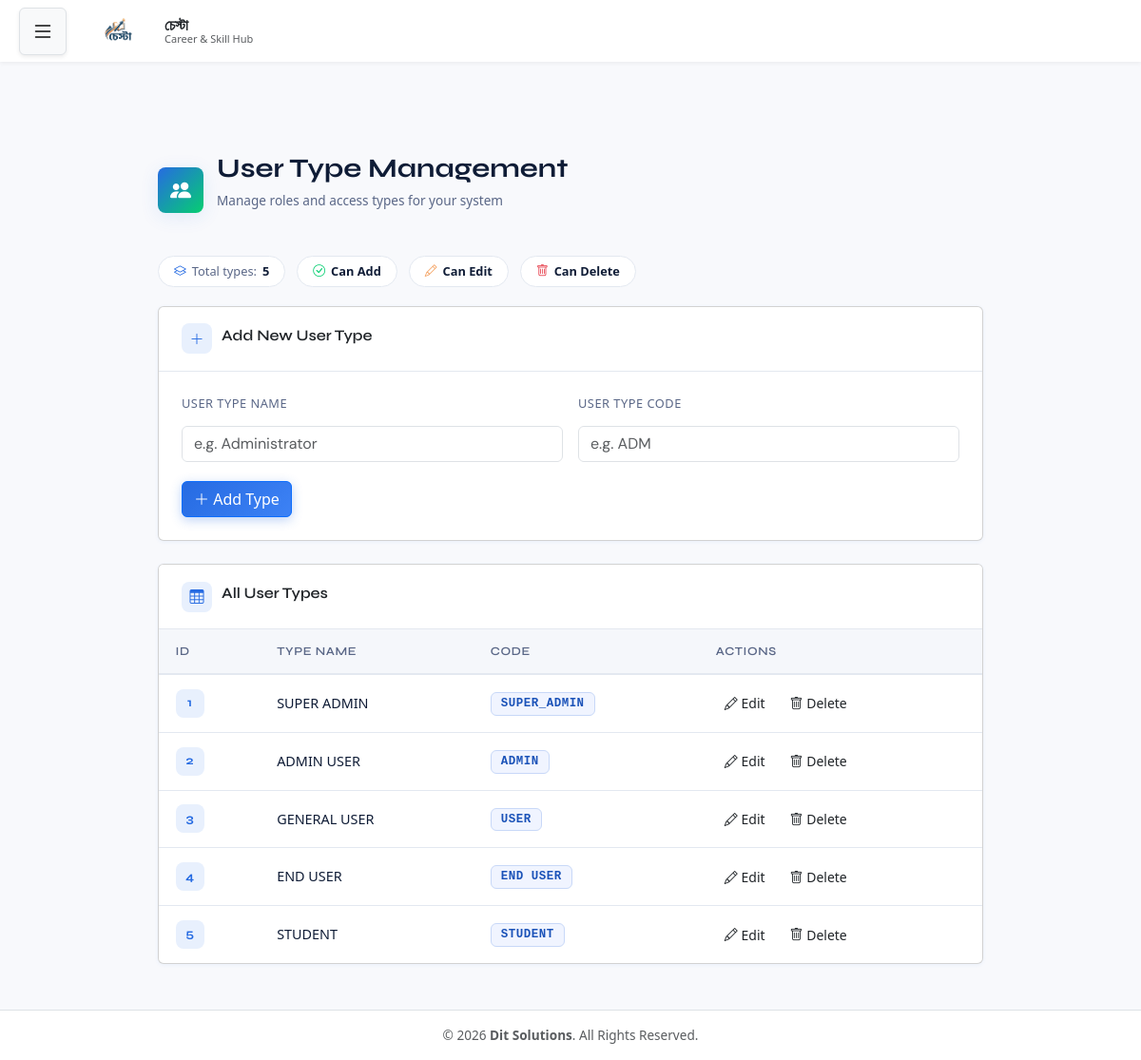
Page /user_type.php (signed in) on the committed database.
### tables this page shows
CREATE TABLE `user_type_info` (
  `USER_TYPE_ID` int(11) NOT NULL,
  `USER_TYPE_NAME` varchar(100) NOT NULL,
  `USER_TYPE_CODE` varchar(50) NOT NULL,
  `ROLE_LEVEL` int(11) NOT NULL
);

### user_type.php (the view, shortened to what this page needs)
<?php
require 'db.php';
$canInsert   = $_SESSION['user']['can_insert'] ?? 0;
$canEdit     = $_SESSION['user']['can_edit'] ?? 0;
$canDelete   = $_SESSION['user']['can_delete'] ?? 0;
$editUserType = null;
$stmt = $pdo->query("SELECT * FROM user_type_info ORDER BY USER_TYPE_ID");
$userTypes = $stmt->fetchAll();
?>
<!DOCTYPE html>
<html lang="en">
<head>
    <link href="https://cdn.jsdelivr.net/npm/bootstrap-icons@1.11.3/font/bootstrap-icons.css" rel="stylesheet">
</head>
<body>
<?php include 'header.php'; ?>
<main class="page-main">
    <div class="page-header animate-in">
        <div class="page-header-icon">
            <i class="bi bi-people-fill"></i>
        </div>
        <div class="page-header-text">
            <h1>User Type Management</h1>
            <p>Manage roles and access types for your system</p>
        </div>
    </div>
    <div class="stats-strip animate-in">
        <div class="stat-pill">
            <i class="bi bi-layers" style="color:var(--primary)"></i>
            Total types: <strong><?= count($userTypes) ?></strong>
        </div>
        <?php if ($canInsert): ?>
        <div class="stat-pill">
            <i class="bi bi-check-circle" style="color:var(--accent)"></i>
            <strong>Can Add</strong>
        </div>
        <?php endif; ?>
        <?php if ($canEdit): ?>
        <div class="stat-pill">
            <i class="bi bi-pencil" style="color:var(--warning)"></i>
            <strong>Can Edit</strong>
        </div>
        <?php endif; ?>
        <?php if ($canDelete): ?>
        <div class="stat-pill">
            <i class="bi bi-trash" style="color:var(--danger)"></i>
            <strong>Can Delete</strong>
        </div>
        <?php endif; ?>
    </div>
    <?php if ($canInsert || $editUserType): ?>
    <div class="card animate-in" style="margin-bottom:1.5rem;">
        <div class="card-header-strip">
            <div class="strip-icon <?= $editUserType ? 'edit' : 'add' ?>">
                <i class="bi bi-<?= $editUserType ? 'pencil-square' : 'plus-lg' ?>"></i>
            </div>
            <h2><?= $editUserType ? 'Edit User Type' : 'Add New User Type' ?></h2>
        </div>
        <div class="card-body-pad">
            <form method="post">
                <div class="form-row">
                    <div class="form-group">
                        <label class="form-label">User Type Name</label>
                        <input type="text" name="USER_TYPE_NAME" class="form-control"
                               placeholder="e.g. Administrator"
                               required
                               value="<?= htmlspecialchars($editUserType['USER_TYPE_NAME'] ?? '') ?>">
                    </div>
                    <div class="form-group">
                        <label class="form-label">User Type Code</label>
                        <input type="text" name="USER_TYPE_CODE" class="form-control"
                               placeholder="e.g. ADM"
                               required
                               value="<?= htmlspecialchars($editUserType['USER_TYPE_CODE'] ?? '') ?>">
                    </div>
                </div>
                <div class="form-actions">
                    <button type="submit" class="btn btn-primary">
                        <i class="bi bi-<?= $editUserType ? 'check-lg' : 'plus-lg' ?>"></i>
                        <?= $editUserType ? 'Update Type' : 'Add Type' ?>
                    </button>
                </div>
            </form>
        </div>
    </div>
    <?php endif; ?>
    <div class="card table-card animate-in">
        <div class="card-header-strip">
            <div class="strip-icon add">
                <i class="bi bi-table"></i>
            </div>
            <h2>All User Types</h2>
        </div>
        <div class="table-wrap">
            <?php if (empty($userTypes)): ?>
                <div class="empty-state">
                    <i class="bi bi-inbox"></i>
                    <p>No user types found. Add one above to get started.</p>
                </div>
            <?php else: ?>
            <table>
                <thead>
                    <tr>
                        <th>ID</th>
                        <th>Type Name</th>
                        <th>Code</th>
                        <th>Actions</th>
                    </tr>
                </thead>
                <tbody>
                    <?php foreach ($userTypes as $ut): ?>
                    <tr>
                        <td data-label="ID">
                            <span class="id-badge"><?= htmlspecialchars($ut['USER_TYPE_ID']) ?></span>
                        </td>
                        <td data-label="Type Name">
                            <span class="type-name"><?= htmlspecialchars($ut['USER_TYPE_NAME']) ?></span>
                        </td>
                        <td data-label="Code">
                            <span class="code-chip"><?= htmlspecialchars($ut['USER_TYPE_CODE']) ?></span>
                        </td>
                        <td data-label="Actions">
                            <div class="action-cell">
                                <?php if ($canEdit): ?>
                                    <a href="?edit=<?= urlencode($ut['USER_TYPE_ID']) ?>"
                                       class="btn btn-sm btn-warning-soft">
                                        <i class="bi bi-pencil"></i> Edit
                                    </a>
                                <?php endif; ?>
                                <?php if ($canDelete): ?>
                                    <a href="?delete=<?= urlencode($ut['USER_TYPE_ID']) ?>"
                                       onclick="return confirm('Delete this user type?');"
                                       class="btn btn-sm btn-danger-soft">
                                        <i class="bi bi-trash"></i> Delete
                                    </a>
                                <?php endif; ?>
                            </div>
                        </td>
                    </tr>
                    <?php endforeach; ?>
                </tbody>
            </table>
            <?php endif; ?>
        </div>
    </div>
</main>
<?php include 'footer.php'; ?>
</body>
</html>

### header.php (style rules this page uses)
:root { --sidebar-width: 280px; --dark-navy: #1a1a2e; --light-navy: #252545; }
body { background-color: #f8f9fc; margin: 0; min-height: 100vh; display: flex; }

### footer.php (style rules this page uses)
html, body { height: 100%; margin: 0; }
main { flex: 1; }

### rows in the picture
user_type_info: USER_TYPE_ID "1", USER_TYPE_NAME "SUPER ADMIN", USER_TYPE_CODE "SUPER_ADMIN"
user_type_info: USER_TYPE_ID "2", USER_TYPE_NAME "ADMIN USER", USER_TYPE_CODE "ADMIN"
user_type_info: USER_TYPE_ID "3", USER_TYPE_NAME "GENERAL USER", USER_TYPE_CODE "USER"
user_type_info: USER_TYPE_ID "4", USER_TYPE_NAME "END USER", USER_TYPE_CODE "END USER"
user_type_info: USER_TYPE_ID "5", USER_TYPE_NAME "STUDENT", USER_TYPE_CODE "STUDENT"

### other values in the picture
$orgName "চেস্টা"
count($userTypes) "5"
